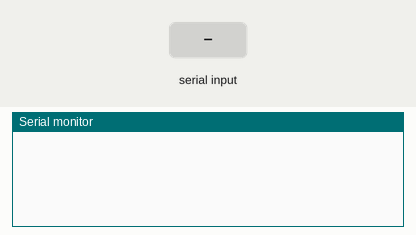
Simulated run of this sketch. Board: Arduino Uno, built with avr-gcc and run on an emulated ATmega328P. On the bench: the last lines printed to the serial monitor. The test bench sets the inputs (shaded band).

Above: at 1.2 s.
1.3 s: "7" received over Serial
At 2.5 s:
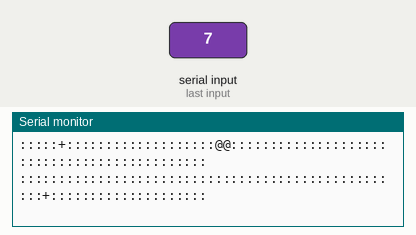
2.8 s: "1" received over Serial
At 3.7 s:
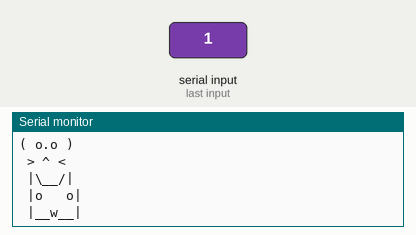

The sketch:

asciinyan.ino
```cpp
int incomingByte = 0;

char* nyan[]={
"::@::::::::::::::::::::::::::@:::::::::::+::::::::::::::::::+:::::::@::",
"::::::::::::::::@:::::::::::::::::::::::::::::::::::::@@+::::::::::::::",
"##::::::::::::::::::::::::::::::::::::::::::::::::::::::::::@::::::::::",
"###::##:###:::::                                  :::::::::::::::::::::",
"#############:: ##################################  :::::::::::::::::::",
"===#########: ######################################  :::::::::::::::::",
"==--====-==== #####???()??????????????????????######  :::::::::::::::::",
"=====-======= ##??????????????????()?????????????###  ::::::::::::@::::",
"----========= ##?????????????????????????   ?()???##  :::   :::::::::::",
"============= ##?????????????()???????? ;;;; ?????##  ::  ;;; :::+:::::",
"----------=== ##??????????????????????? ;;;;; ????##    ;;;;; :::::::::",
"------------- ##??????????????????????? ;;;;;;;       ;;;;;;; :::::::::",
"++++++++----- ##?????????????????()???? ;;;;;;;;;;;;;;;;;;;;: :::::::::",
"+++++++++++   ##?????()??????????????? ;;;;@  ;;;;;;;;;;;@  ;; ::::::::",
"+++++++~~~~~~ ##???????????????()????? ;;;;   ;;;;;; ;;;;   ;;; :::::::",
"~~~~~~~~~~;;~ ####???????()??????????? ;(());;;;;;;;;;;;;;;(()) :::::::",
"$~~~;;;~~~~~; ######??????????????????? ;;;;;|______|_____|;;; ::::::::",
"$$$~~~~~;;~~~   ######################## ;;;;;;;;;;;;;;;;;;; ::::::::::",
"$$$$$$$$$$$~ ;;;                                            :::::::::::",
":::$$$$$$$$$ ;;; :: ;; ::::::::::::::::  ;; ::::  ;;;; ::::::::::::+:::",
"::::::::::::    ::::   ::::::::::::::::::   ::::::     ::::::::::::::::",
":@:::::::::::::::::::::::::::::::@:::::::::::::::::::::::::::::::@:::::",
":::::+:::::::::::::::::::@@::::::::::::::::::::::::::::::::::::::::::::",
"::::::::::::::::::::::::::::::::::::::::::::::::::+::::::::::::::::::::"};

char* legacies[]={
" /\\_/\\ ",
"( o.o )",
" > ^ < ",
"",
" |\\__/| ",
" |o   o| ",
" |__w__| "};


void setup() {
    Serial.begin(115200);
}


// @param, array of strings, iteration count(~=amount of strings).
void looper(char** str, int l) {
    for(int i=0;i<l;i++) {
        Serial.println(str[i]);
    }
    Serial.println("");
}


// We test if certain bytes are received and perform accordingly.
// Nested assignment of incomingByte is needed, otherwise
// the program hangs.
void loop() {
    if (Serial.available() > 0) {
        incomingByte = Serial.read();
        if (incomingByte == 55) {           // Ascii "7"
            incomingByte = 55;
            looper(nyan, 24);
        } else if (incomingByte == 49) {    // Ascii "1"
            incomingByte = 49;
            looper(legacies, 7);
        }
    }
}
```

Measured:
- after the input at 1.3 s, the serial monitor: prints a new line at once (image 1)
- after the input at 2.8 s, the serial monitor: prints a new line at once (image 2)
